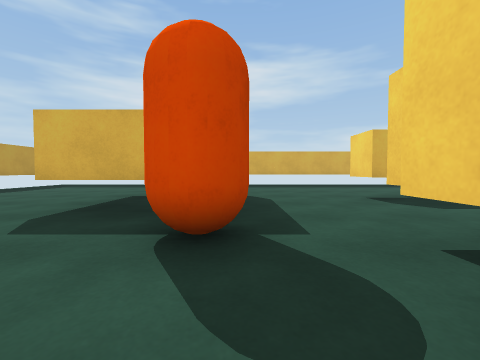
[1] (above)

20 first-person views from a walk through a scene from a Unity 3-D project. The camera is 0.62 m above the floor, tilts 2° down and sees 90° across. The floor is counted in squares, 1 m on a side. Each view is taken from the middle of a square. On the plan, view 1 faces up. The plan holds only what a view shows up to about 9 squares ahead; the rest is blank. The player is left out. Surface patterns are stand-ins for the level's own textures.

[2]
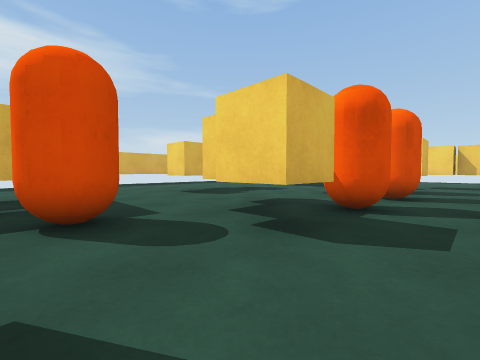

[3]
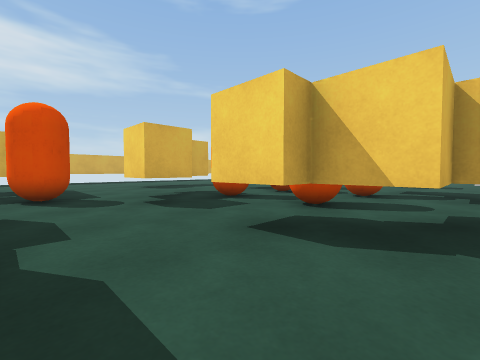

[4]
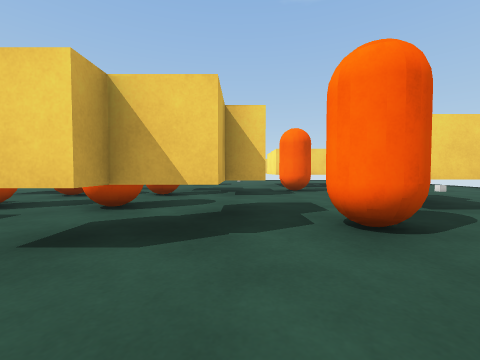

[5]
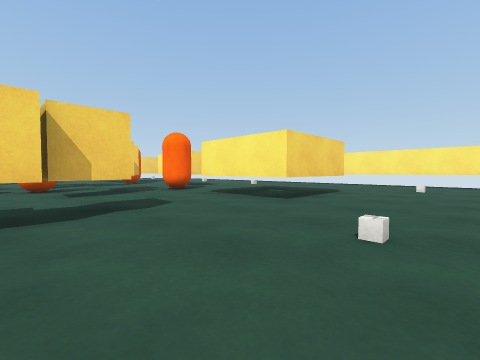

[6]
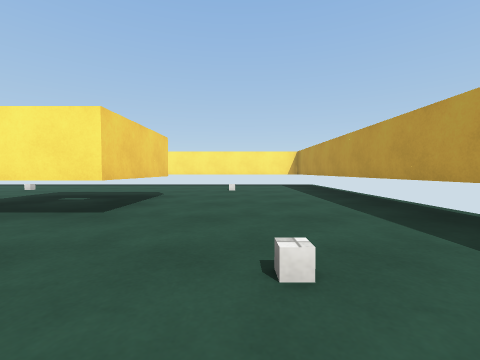

[7]
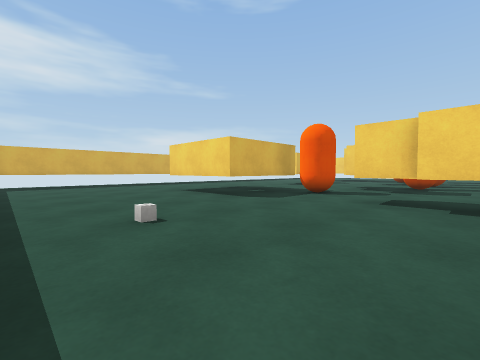

[8]
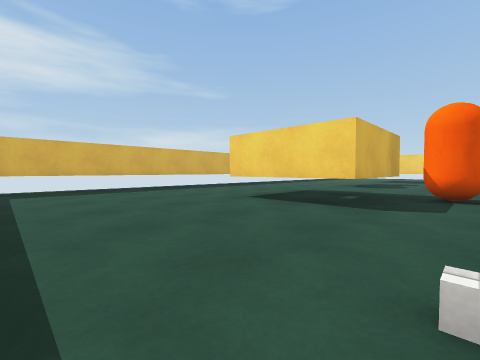

[9]
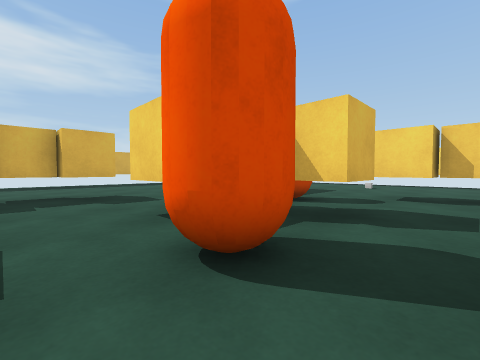

[10]
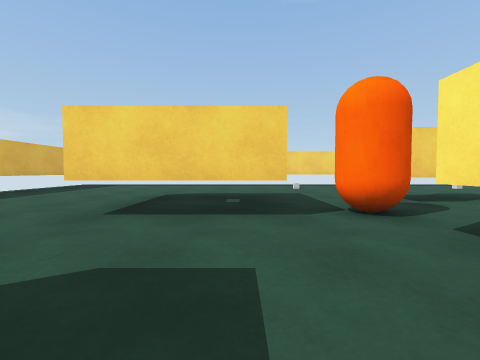

[11]
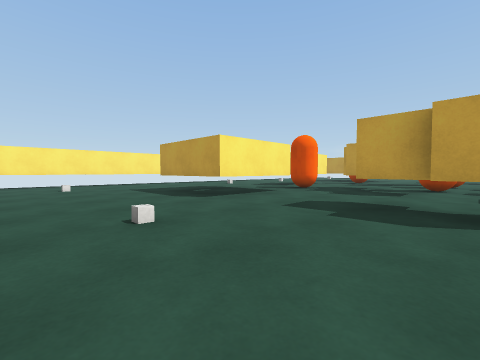

[12]
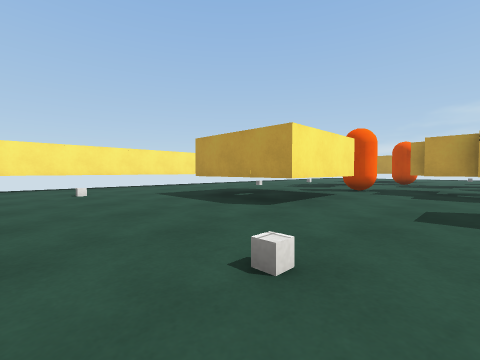

[13]
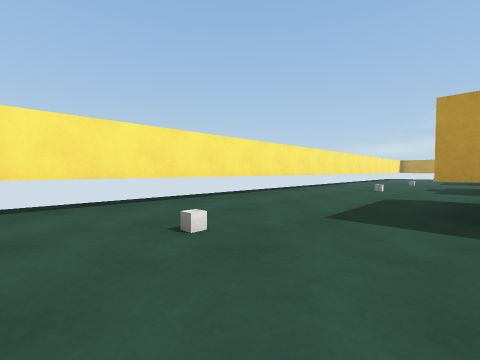

[14]
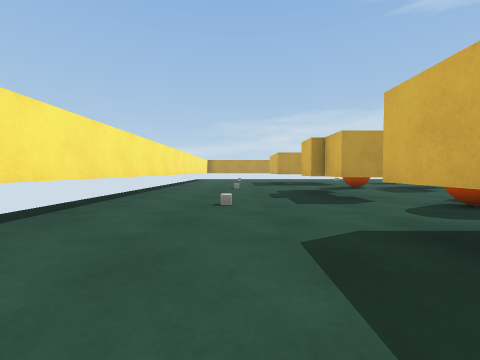

[15]
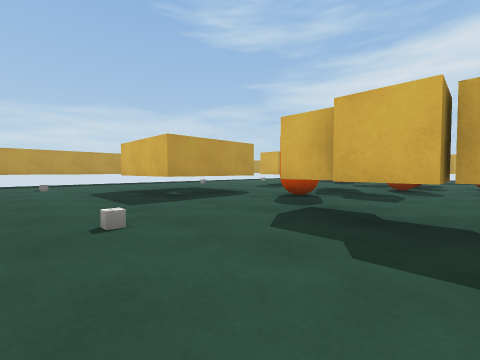

[16]
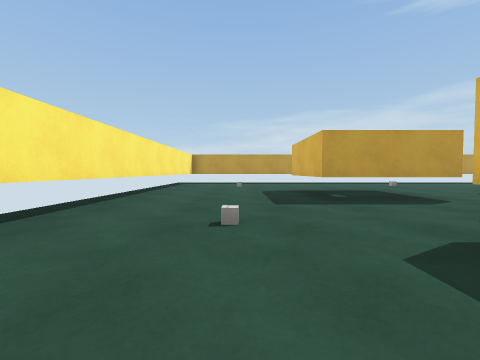

[17]
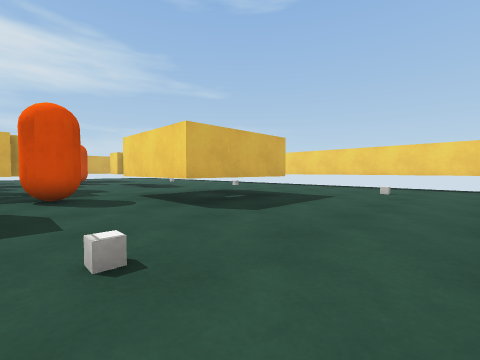

[18]
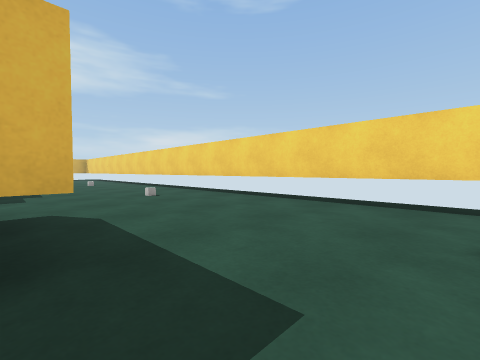

[19]
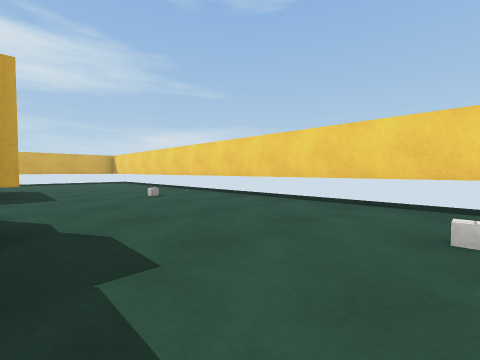

[20]
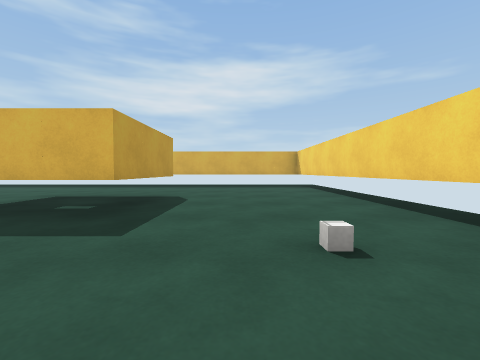

### Floor plan
Key: @ floor where view 1 was taken; # wall or solid block; . floor; T thing the floor can be seen under or through; C capsule; O other object.
Columns run from 8 left of view 1 to 16 right of it. Each row starts with its distance up from view 1.
 11  #####              ###
 10  .......    ...    ....
  9 #....... ...............#
  8 #.......................#
  7  .......................#
  6  ....T   ..### .#  T....#
  5  ....T   ..####.#  T....#
  4  ....TTT .......# TT....#
  3  .......C...............#
  2  .O....CC.##..##CC....O.#
  1  ........##C.CC# .......#
  0  .....#.@..C.CC##.TT....#
 -1  .....#...........TT....#
 -2   ....#..#.C.CC ..T.....#
 -3   .O.....##... #........#
 -4  .........# ..##......O.#
 -5 #....###.CC.............#
 -6 #....# ##.C....C.###....#
 -7 #....T  T..T TT..###....#
 -8 #....TTTT..TTT...###....#
 -9 #.......................#
-10 #..O......O...O.......O.#
-11 #.......................#
-12   ......................#
-13   #######################

Positions as (right, up) in squares from view 1, and headings:
1: (0, 0), facing up
2: (-1, -1), facing up-right
3: (-1, -4), facing up-right
4: (-1, -4), facing right
5: (-6, -1), facing down-right
6: (-5, -2), facing down
7: (-7, -1), facing up-right
8: (-7, 2), facing up-right
9: (4, -1), facing up-right
10: (5, 4), facing right
11: (15, -1), facing down-left
12: (15, -3), facing down-left
13: (15, -8), facing down-left
14: (11, -10), facing left
15: (5, -11), facing up-left
16: (5, -10), facing left
17: (6, -12), facing up-right
18: (11, -10), facing up-right
19: (11, -4), facing up-right
20: (13, 0), facing up
